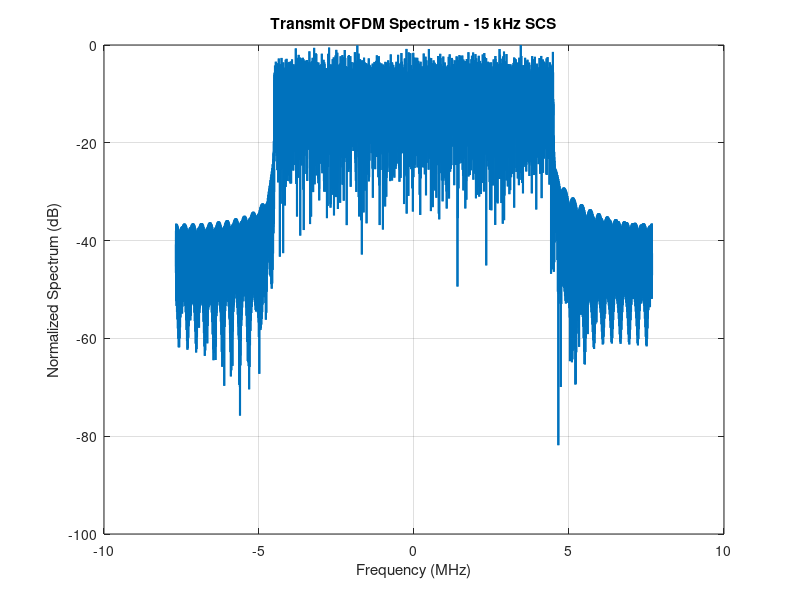
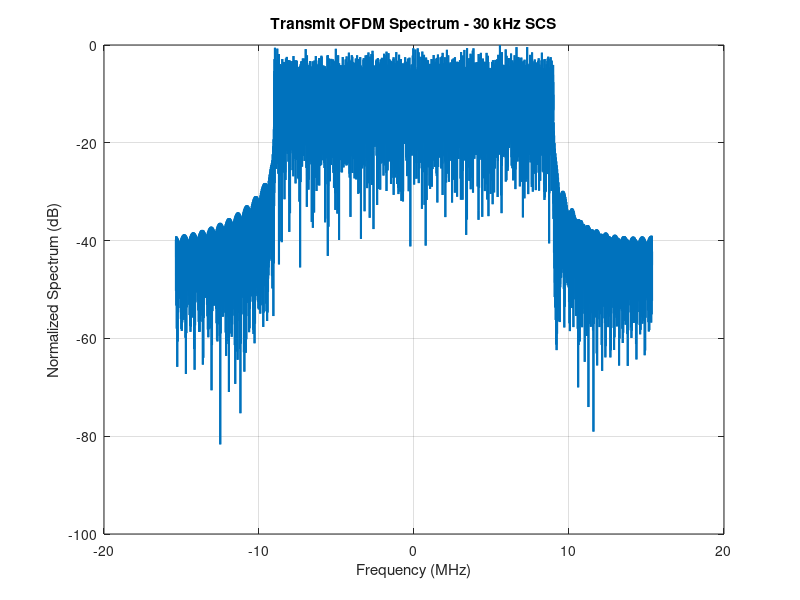
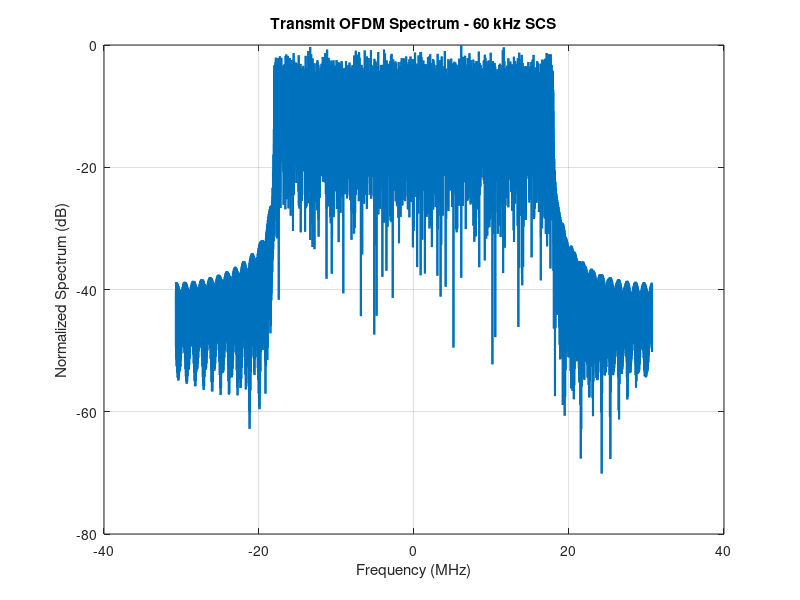
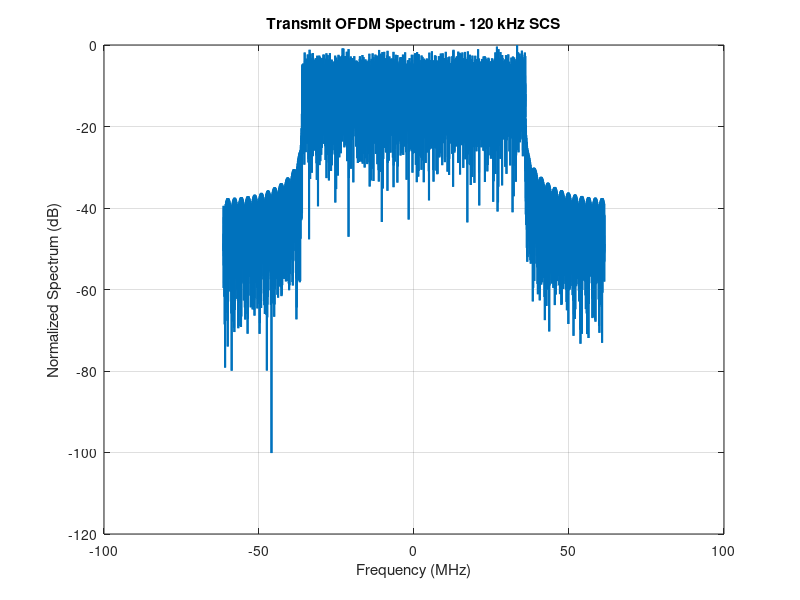

The MATLAB source for these figures, in order:
%% Multi-Numerology OFDM Simulation (No 5G Toolbox)
% Numerologies: 15, 30, 60, 120 kHz
% Figures:
%  1: 15 kHz spectrum
%  2: 30 kHz spectrum
%  3: 60 kHz spectrum
%  4: 120 kHz spectrum
%  5: Combined spectrum (all SCS)
%  6: Multipath channel (power delay profile)
%  7: BER vs SNR
%  8: EVM vs SNR
%  9: Throughput vs SNR

clear; clc; close all;

%% Simulation parameters
SCS_list_kHz   = [15 30 60 120];   % 4 numerologies
SNR_dB_vec     = 0:5:30;           % SNR points

Nfft           = 1024;             % FFT size
Nused          = 600;              % active subcarriers (centered)
Nsym_per_slot  = 14;               % OFDM symbols per slot
numSlots       = 5;                % number of slots
modOrder       = 4;                % QPSK
bitsPerSym     = log2(modOrder);
cpFrac         = 0.07;             % CP fraction

% Simple multipath channel profile
pathDelays_us  = [0 0.3 0.9 2.5];  % in microseconds
pathPowers_dB  = [0 -2 -6 -10];    % relative powers

numSCS = numel(SCS_list_kHz);
numSNR = numel(SNR_dB_vec);

% Result arrays
BER         = zeros(numSCS, numSNR);
EVM_rms_pct = zeros(numSCS, numSNR);
Throughput  = zeros(numSCS, numSNR);

% For spectrum plots
specFreq  = cell(numSCS,1);
specMagdB = cell(numSCS,1);

% For multipath channel visualization (store first numerology's channel)
h_first   = [];
delay_first_us = [];

%% QPSK helpers
qpsk_map = @(bits2) ((1 - 2*bits2(:,1)) + 1j*(1 - 2*bits2(:,2)))/sqrt(2);
qpsk_demap = @(sym) [real(sym) < 0, imag(sym) < 0];

%% Main loop over numerologies
for iSCS = 1:numSCS
    
    scs_kHz = SCS_list_kHz(iSCS);
    fprintf('\n=== SCS = %d kHz ===\n', scs_kHz);
    
    % Subcarrier spacing and OFDM timing
    deltaF  = scs_kHz * 1e3;       % Hz
    Fs      = Nfft * deltaF;       % sampling rate
    Tu      = 1 / deltaF;          % useful symbol duration
    Tcp     = cpFrac * Tu;         % CP duration
    Ncp     = round(Tcp * Fs);     % CP samples
    Ns      = Nfft + Ncp;          % samples per OFDM symbol
    
    Tsymbol = Tu + Tcp;
    Tslot   = Nsym_per_slot * Tsymbol;
    frameDuration = numSlots * Tslot;  % total simulated time
    
    % Active subcarriers (centered)
    k0 = Nfft/2 - Nused/2 + 1;
    k1 = Nfft/2 + Nused/2;
    dataIdx = k0:k1;
    
    % Total OFDM symbols and bits
    numSymbolsTotal = Nsym_per_slot * numSlots;
    numBitsTotal    = Nused * numSymbolsTotal * bitsPerSym;
    
    %% Build discrete multipath channel for this Fs
    pathPowersLin = 10.^(pathPowers_dB/10);
    pathPowersLin = pathPowersLin / sum(pathPowersLin);
    
    pathDelays_s  = pathDelays_us * 1e-6;
    pathDelays_smpl = round(pathDelays_s * Fs);
    
    Lh = max(pathDelays_smpl) + 1;
    h  = zeros(Lh,1);
    for p = 1:length(pathDelays_smpl)
        h(pathDelays_smpl(p)+1) = sqrt(pathPowersLin(p)) .* ...
                                  (randn + 1j*randn)/sqrt(2);
    end
    
    % Store first numerology's channel for multipath figure
    if iSCS == 1
        h_first = h;
        delay_first_us = (0:Lh-1)/Fs * 1e6;   % convert sample index to microseconds
    end
    
    % Frequency response for equalization
    Hf = fftshift(fft(h, Nfft));
    
    %% --- One clean TX waveform for this numerology (for spectrum only) ---
    txBits_spec = randi([0 1], numBitsTotal, 1);
    txBits2_spec = reshape(txBits_spec, 2, []).';
    txSymbols_all_spec = qpsk_map(txBits2_spec);
    txGridData_spec = reshape(txSymbols_all_spec, Nused, numSymbolsTotal);
    
    txWaveform = zeros(numSymbolsTotal*Ns,1);
    for nSym = 1:numSymbolsTotal
        X = zeros(Nfft,1);
        X(dataIdx) = txGridData_spec(:,nSym);
        x    = ifft(ifftshift(X));          % time-domain symbol
        x_cp = [x(end-Ncp+1:end); x];       % add CP
        idx_start = (nSym-1)*Ns + 1;
        idx_end   = nSym*Ns;
        txWaveform(idx_start:idx_end) = x_cp;
    end
    
    % Spectrum calculation
    Nspec = 16384;
    if length(txWaveform) < Nspec
        xSeg = txWaveform;
        Nspec = length(txWaveform);
    else
        xSeg = txWaveform(1:Nspec);
    end
    Xf = fftshift(fft(xSeg, Nspec));
    psd = 20*log10(abs(Xf)/max(abs(Xf) + 1e-12));
    fAxis = (-Nspec/2:Nspec/2-1) * (Fs/Nspec) / 1e6;  % MHz
    
    specFreq{iSCS}  = fAxis;
    specMagdB{iSCS} = psd;
    
    % ---------- Individual spectrum figure for each SCS ----------
    figure(iSCS);  % Figure 1,2,3,4 correspond to 15,30,60,120 kHz
    plot(fAxis, psd, 'LineWidth', 1.5);
    grid on;
    xlabel('Frequency (MHz)');
    ylabel('Normalized Spectrum (dB)');
    title(sprintf('Transmit OFDM Spectrum - %d kHz SCS', scs_kHz));
    
    %% --- Now SNR loop for BER / EVM / Throughput ---
    for iSNR = 1:numSNR
        
        SNRdB = SNR_dB_vec(iSNR);
        fprintf('  SNR = %d dB\n', SNRdB);
        
        % Transmitter: bits -> QPSK -> OFDM
        txBits = randi([0 1], numBitsTotal, 1);
        txBits2 = reshape(txBits, 2, []).';
        txSymbols_all = qpsk_map(txBits2);
        txGridData = reshape(txSymbols_all, Nused, numSymbolsTotal);
        
        txWaveform = zeros(numSymbolsTotal*Ns,1);
        for nSym = 1:numSymbolsTotal
            X = zeros(Nfft,1);
            X(dataIdx) = txGridData(:,nSym);
            x    = ifft(ifftshift(X));
            x_cp = [x(end-Ncp+1:end); x];
            idx_start = (nSym-1)*Ns + 1;
            idx_end   = nSym*Ns;
            txWaveform(idx_start:idx_end) = x_cp;
        end
        
        % Channel + AWGN
        rxChan = conv(txWaveform, h);
        sigPower   = mean(abs(rxChan).^2);
        noisePower = sigPower / (10^(SNRdB/10));
        noise = sqrt(noisePower/2) * (randn(size(rxChan)) + 1j*randn(size(rxChan)));
        rxNoisy = rxChan + noise;
        
        % Align received signal (remove initial channel transient)
        rxAligned = rxNoisy(Lh:end);
        totalSamplesNeeded = numSymbolsTotal * Ns;
        if length(rxAligned) < totalSamplesNeeded
            rxAligned(end+1:totalSamplesNeeded) = 0;
        else
            rxAligned = rxAligned(1:totalSamplesNeeded);
        end
        
        % Receiver: remove CP, FFT, equalize
        rxGridEq = zeros(Nused, numSymbolsTotal);
        for nSym = 1:numSymbolsTotal
            idx_start = (nSym-1)*Ns + 1;
            idx_end   = nSym*Ns;
            y_cp = rxAligned(idx_start:idx_end);
            y    = y_cp(Ncp+1:end);         % remove CP
            Y    = fftshift(fft(y, Nfft));  % frequency-domain
            Yd   = Y(dataIdx);
            Hd   = Hf(dataIdx);
            eqSymbols = Yd ./ (Hd + 1e-12); % 1-tap equalizer
            rxGridEq(:, nSym) = eqSymbols;
        end
        
        rxSymbols_all = rxGridEq(:);
        
        % --------- EVM ----------
        Nmin  = min(length(txSymbols_all), length(rxSymbols_all));
        refSym = txSymbols_all(1:Nmin);
        rxSym  = rxSymbols_all(1:Nmin);
        errSym = rxSym - refSym;
        EVM_rms = sqrt(mean(abs(errSym).^2)) / sqrt(mean(abs(refSym).^2));
        EVM_rms_pct(iSCS, iSNR) = 100 * EVM_rms;
        
        % --------- BER ----------
        rxBits2_hat = qpsk_demap(rxSym);
        rxBits_hat  = reshape(rxBits2_hat.', [], 1);
        Nbits_min   = min(length(txBits), length(rxBits_hat));
        txBits_use  = txBits(1:Nbits_min);
        rxBits_use  = rxBits_hat(1:Nbits_min);
        numErrBits  = sum(txBits_use ~= rxBits_use);
        BER(iSCS, iSNR) = numErrBits / Nbits_min;
        
        % --------- Throughput (bits/s) ----------
        numCorrectBits = Nbits_min - numErrBits;
        Throughput(iSCS, iSNR) = numCorrectBits / frameDuration;
        
    end
end

%% 5) Combined spectrum figure (all numerologies)
figure(5);
for iSCS = 1:numSCS
    plot(specFreq{iSCS}, specMagdB{iSCS}, 'LineWidth', 1.5); hold on;
end
grid on;
xlabel('Frequency (MHz)');
ylabel('Normalized Spectrum (dB)');
legend(arrayfun(@(x) sprintf('%d kHz SCS', x), SCS_list_kHz, 'UniformOutput', false), ...
       'Location','southwest');
title('Transmit OFDM Spectrum - All Subcarrier Spacings');

%% 6) Multipath environment figure (power delay profile)
figure(6);
stem(delay_first_us, abs(h_first).^2, 'filled');
grid on;
xlabel('Delay (\mus)');
ylabel('Power |h(\tau)|^2');
title('Simulated Multipath Channel - Power Delay Profile');

%% 7) BER vs SNR
figure(7);
for iSCS = 1:numSCS
    semilogy(SNR_dB_vec, BER(iSCS,:), '-o', 'LineWidth', 1.5); hold on;
end
grid on;
xlabel('SNR (dB)');
ylabel('Bit Error Rate (BER)');
legend(arrayfun(@(x) sprintf('%d kHz', x), SCS_list_kHz, 'UniformOutput', false), ...
       'Location','southwest');
title('BER vs SNR for Different Subcarrier Spacings');

%% 8) EVM vs SNR
figure(8);
for iSCS = 1:numSCS
    plot(SNR_dB_vec, EVM_rms_pct(iSCS,:), '-o', 'LineWidth', 1.5); hold on;
end
grid on;
xlabel('SNR (dB)');
ylabel('EVM_{RMS} (%)');
legend(arrayfun(@(x) sprintf('%d kHz', x), SCS_list_kHz, 'UniformOutput', false), ...
       'Location','northeast');
title('EVM vs SNR for Different Subcarrier Spacings');

%% 9) Throughput vs SNR
figure(9);
for iSCS = 1:numSCS
    plot(SNR_dB_vec, Throughput(iSCS,:)/1e6, '-o', 'LineWidth', 1.5); hold on;
end
grid on;
xlabel('SNR (dB)');
ylabel('Throughput (Mbit/s)');
legend(arrayfun(@(x) sprintf('%d kHz', x), SCS_list_kHz, 'UniformOutput', false), ...
       'Location','southeast');
title('Throughput vs SNR for Different Subcarrier Spacings');

disp('Simulation complete with separate and combined spectrum + multipath figure.');
